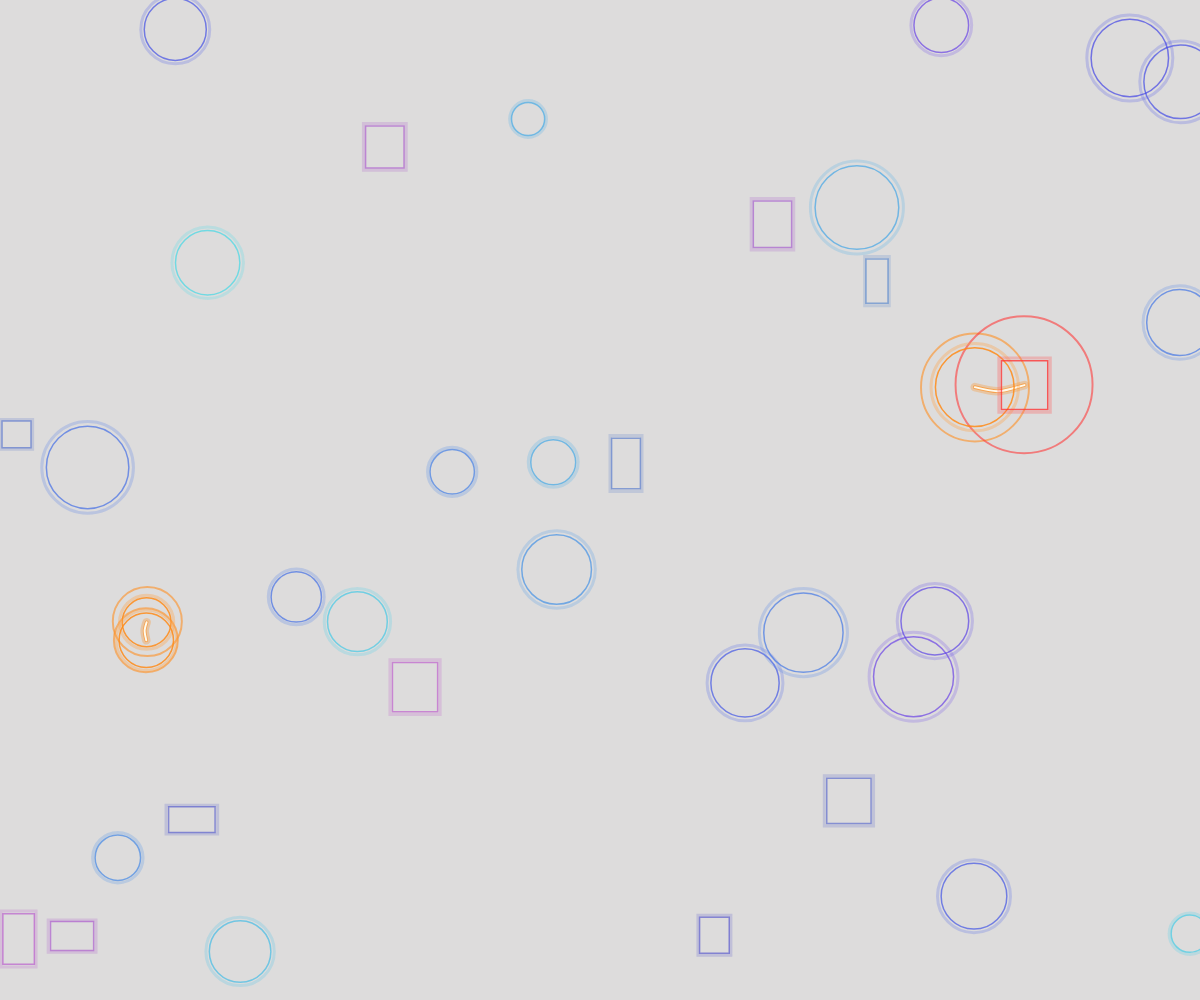
Frame 1 (no input)
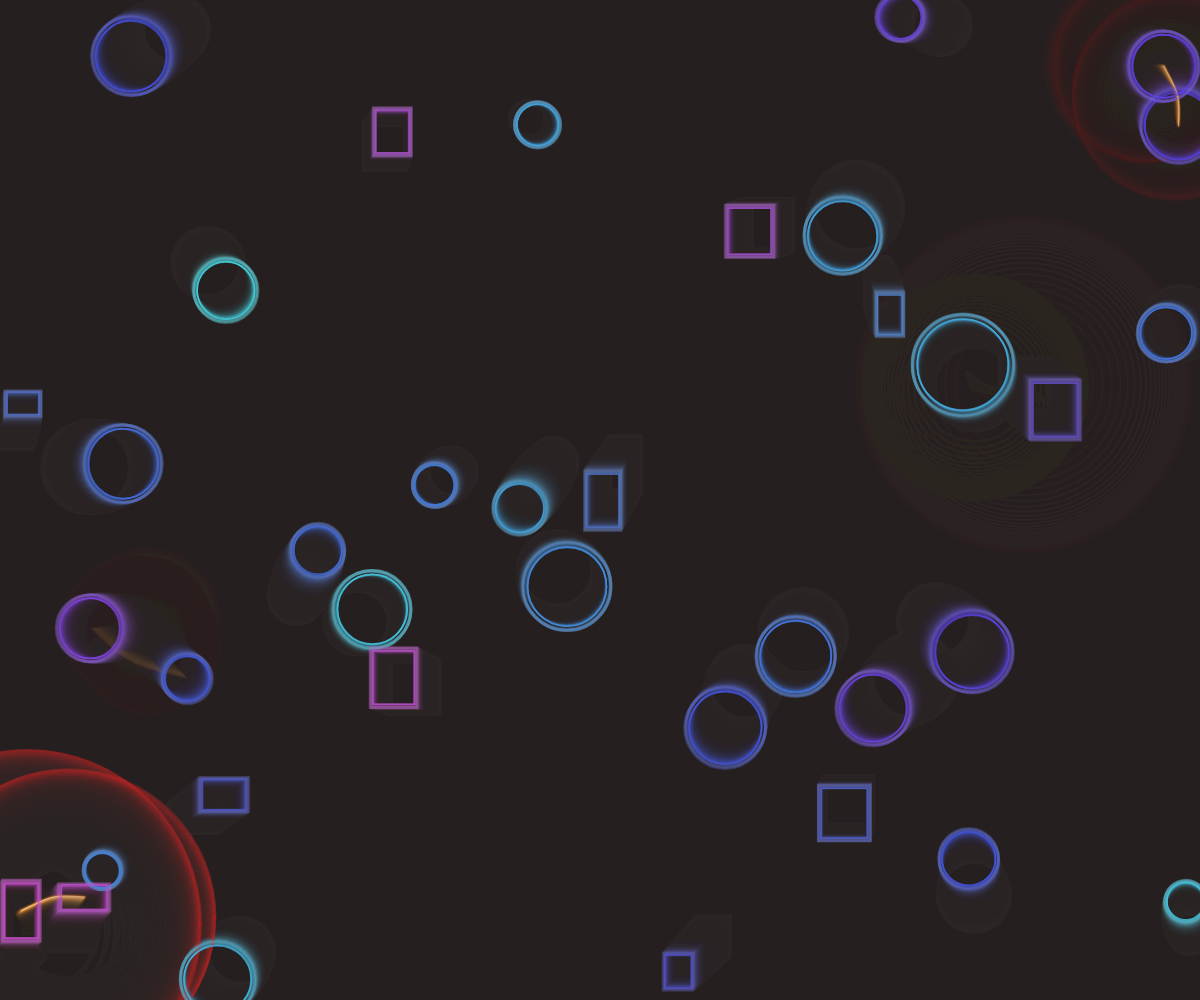
Frame 60 (no input)
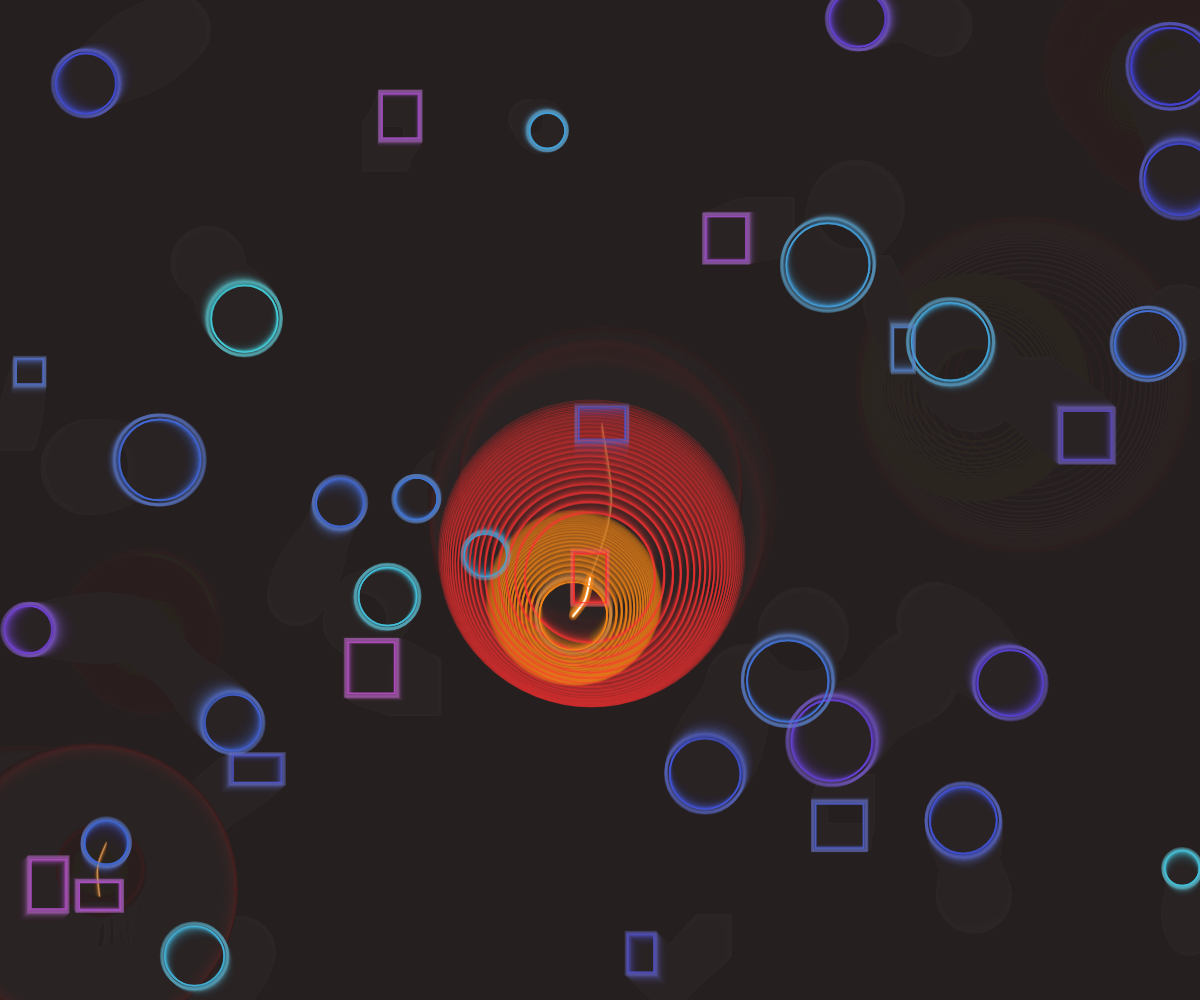
Frame 120 (the mouse pressed at the canvas centre since frame 60)

The p5.js sketch that drew these frames (run headless with seeded random() and noise() and a simulated clock; from frame 60 on, the mouse is pressed at the canvas centre):

// p5.js sketch
// ── sketch.js
// Genuary Day 21: Collision Detection System (Artistic Version)
// Concept: "Ethereal Weave"

let particles = [];
let numParticles = 25;
let boxes = [];
let numBoxes = 12;

let connections = [];
let connectionLifespan = 45; // Slightly longer lifespan for visual effect

let ripples = []; // For collision visual effects

// --- Collision Detection Functions ---
// (Keep the same functions as before)
function checkCircleCircle(c1, c2) { /* ... (same as before) ... */ }
function checkRectRect(r1, r2) { /* ... (same as before) ... */ }
function checkCircleRect(circle, rect) { /* ... (same as before) ... */ }

// Paste the collision functions from the previous version here...
// Circle-Circle Collision
function checkCircleCircle(c1, c2) {
  let dx = c1.x - c2.x;
  let dy = c1.y - c2.y;
  let distanceSq = dx * dx + dy * dy;
  let radiiSum = c1.displayRadius + c2.displayRadius; // Use displayRadius for check
  return distanceSq <= radiiSum * radiiSum;
}

// Rectangle-Rectangle Collision (AABB)
function checkRectRect(r1, r2) {
  let overlapX = abs(r1.x - r2.x) * 2 < (r1.displayW + r2.displayW);
  let overlapY = abs(r1.y - r2.y) * 2 < (r1.displayH + r2.displayH);
  return overlapX && overlapY;
}

// Circle-Rectangle Collision (AABB)
function checkCircleRect(circle, rect) {
  let closestX = constrain(circle.x, rect.x - rect.displayW / 2, rect.x + rect.displayW / 2);
  let closestY = constrain(circle.y, rect.y - rect.displayH / 2, rect.y + rect.displayH / 2);
  let dx = circle.x - closestX;
  let dy = circle.y - closestY;
  let distanceSq = dx * dx + dy * dy;
  return distanceSq < circle.displayRadius * circle.displayRadius; // Use displayRadius
}


// --- Ripple Effect Class ---
class Ripple {
  constructor(x, y, initialRadius, maxRadius, lifespan, col) {
    this.x = x;
    this.y = y;
    this.radius = initialRadius;
    this.maxRadius = maxRadius;
    this.lifespan = lifespan;
    this.initialLifespan = lifespan;
    this.color = col;
  }

  update() {
    this.lifespan--;
    this.radius = lerp(this.radius, this.maxRadius, 0.1); // Smooth expansion
  }

  draw() {
    let alpha = map(this.lifespan, 0, this.initialLifespan, 0, 150); // Fade out
    noFill();
    strokeWeight(map(this.lifespan, 0, this.initialLifespan, 0.5, 2)); // Thin out
    stroke(hue(this.color), saturation(this.color), brightness(this.color), alpha);
    ellipse(this.x, this.y, this.radius * 2);
  }

  isDead() {
    return this.lifespan <= 0;
  }
}


// --- Shape Classes (Modified) ---

class Particle {
  constructor(x, y) {
    this.x = x;
    this.y = y;
    this.baseRadius = random(10, 25);
    this.displayRadius = this.baseRadius; // Radius used for drawing and collision
    this.vx = random(-0.8, 0.8);
    this.vy = random(-0.8, 0.8);
    this.baseColor = color(random(180, 260), 70, 90, 180); // Cool colors HSB+Alpha
    this.collisionColor = color(30, 90, 100, 220); // Warm collision color
    this.currentColor = this.baseColor;
    this.colliding = false;
    this.pulseOffset = random(TWO_PI); // For pulsing animation
  }

  update() {
    this.x += this.vx;
    this.y += this.vy;
    this.checkEdges();

    // Subtle pulse
    let pulse = sin(frameCount * 0.05 + this.pulseOffset) * 2;
    this.displayRadius = this.baseRadius + pulse;

    if (!this.colliding) {
      this.currentColor = lerpColor(this.currentColor, this.baseColor, 0.08);
    }
    this.colliding = false;
  }

  checkEdges() {
    if (this.x < this.displayRadius || this.x > width - this.displayRadius) {
      this.vx *= -1;
      this.x = constrain(this.x, this.displayRadius, width - this.displayRadius);
    }
    if (this.y < this.displayRadius || this.y > height - this.displayRadius) {
      this.vy *= -1;
      this.y = constrain(this.y, this.displayRadius, height - this.displayRadius);
    }
  }

  markColliding() {
    this.colliding = true;
    this.currentColor = this.collisionColor;
    // Add a ripple effect
    ripples.push(new Ripple(this.x, this.y, this.displayRadius, this.displayRadius * 2.5, 30, this.collisionColor));
  }

  draw() {
    let col = this.currentColor;
    noFill();
    // Outer stroke (softer)
    strokeWeight(3);
    stroke(hue(col), saturation(col) * 0.8, brightness(col), alpha(col) * 0.4);
    ellipse(this.x, this.y, this.displayRadius * 2);
    // Inner stroke (brighter)
    strokeWeight(1.5);
    stroke(hue(col), saturation(col), brightness(col), alpha(col));
    ellipse(this.x, this.y, this.displayRadius * 1.8); // Slightly smaller inner ellipse
  }
}

class Box {
 constructor(x, y) {
    this.x = x;
    this.y = y;
    this.baseW = random(25, 60);
    this.baseH = random(25, 60);
    this.displayW = this.baseW; // Use display sizes for collision/drawing
    this.displayH = this.baseH;
    this.vx = random(-0.7, 0.7);
    this.vy = random(-0.7, 0.7);
    this.baseColor = color(random(200, 300), 60, 80, 160); // Cool colors HSB+Alpha
    this.collisionColor = color(0, 80, 100, 200); // Warm collision color
    this.currentColor = this.baseColor;
    this.colliding = false;
    this.pulseOffset = random(TWO_PI);
  }

  update() {
    this.x += this.vx;
    this.y += this.vy;
    this.checkEdges();

    // Subtle pulse
    let pulseW = sin(frameCount * 0.04 + this.pulseOffset) * 3;
    let pulseH = cos(frameCount * 0.045 + this.pulseOffset) * 3; // Slightly different rhythm
    this.displayW = this.baseW + pulseW;
    this.displayH = this.baseH + pulseH;


    if (!this.colliding) {
      this.currentColor = lerpColor(this.currentColor, this.baseColor, 0.08);
    }
    this.colliding = false;
  }

   checkEdges() {
    if (this.x < this.displayW / 2 || this.x > width - this.displayW / 2) {
      this.vx *= -1;
       this.x = constrain(this.x, this.displayW / 2, width - this.displayW / 2);
    }
    if (this.y < this.displayH / 2 || this.y > height - this.displayH / 2) {
      this.vy *= -1;
       this.y = constrain(this.y, this.displayH / 2, height - this.displayH / 2);
    }
  }

 markColliding() {
    this.colliding = true;
    this.currentColor = this.collisionColor;
    // Add a ripple effect
    let rippleSize = max(this.displayW, this.displayH) / 2;
    ripples.push(new Ripple(this.x, this.y, rippleSize, rippleSize * 3, 35, this.collisionColor));
 }

  draw() {
    let col = this.currentColor;
    push(); // Isolate transformations
    translate(this.x, this.y);
    // Rotation can be added here if desired: rotate(angle);
    noFill();
     // Outer stroke
    strokeWeight(3);
    stroke(hue(col), saturation(col) * 0.8, brightness(col), alpha(col) * 0.4);
    rect(0, 0, this.displayW, this.displayH);
    // Inner stroke
    strokeWeight(1.5);
    stroke(hue(col), saturation(col), brightness(col), alpha(col));
    rect(0, 0, this.displayW * 0.9, this.displayH * 0.9); // Slightly smaller inner rect
    pop();
  }
}

// --- p5.js Functions ---

function setup() {
  createCanvas(windowWidth, windowHeight);
  colorMode(HSB, 360, 100, 100, 255);
  rectMode(CENTER);
  ellipseMode(RADIUS); // Still using radius internally

  // Create initial particles & boxes
  for (let i = 0; i < numParticles; i++) {
    particles.push(new Particle(random(width), random(height)));
  }
   for (let i = 0; i < numBoxes; i++) {
    boxes.push(new Box(random(width), random(height)));
  }
}

function draw() {
  // Background with trace effect
  background(10, 5, 15, 40); // Very dark blue/purple, low alpha for trails

  let allShapes = [...particles, ...boxes];

  // 1. Collision Detection Phase
  for (let i = 0; i < allShapes.length; i++) {
    for (let j = i + 1; j < allShapes.length; j++) {
      let shapeA = allShapes[i];
      let shapeB = allShapes[j];
      let hit = false;

      // Determine shape types and call appropriate check
      if (shapeA instanceof Particle && shapeB instanceof Particle) {
        hit = checkCircleCircle(shapeA, shapeB);
      } else if (shapeA instanceof Box && shapeB instanceof Box) {
        hit = checkRectRect(shapeA, shapeB);
      } else { // Circle vs Rect
        let circle = (shapeA instanceof Particle) ? shapeA : shapeB;
        let rect = (shapeA instanceof Box) ? shapeA : shapeB;
        hit = checkCircleRect(circle, rect);
      }

      if (hit) {
        shapeA.markColliding();
        shapeB.markColliding();

        // Add/refresh connection
        let exists = connections.some(conn =>
          (conn.obj1 === shapeA && conn.obj2 === shapeB) ||
          (conn.obj1 === shapeB && conn.obj2 === shapeA)
        );
        if (!exists) {
          connections.push({ obj1: shapeA, obj2: shapeB, lifespan: connectionLifespan });
        } else {
           let existingConn = connections.find(conn =>
             (conn.obj1 === shapeA && conn.obj2 === shapeB) ||
             (conn.obj1 === shapeB && conn.obj2 === shapeA)
           );
           if (existingConn) existingConn.lifespan = connectionLifespan;
        }
        // Basic impulse reaction (optional, can make it jittery)
        simpleImpulse(shapeA, shapeB);
      }
    }
  }

  // 2. Update Phase (Shapes and Effects)
  allShapes.forEach(shape => shape.update());
  for (let i = ripples.length - 1; i >= 0; i--) {
    ripples[i].update();
    if (ripples[i].isDead()) {
      ripples.splice(i, 1);
    }
  }
  for (let i = connections.length - 1; i >= 0; i--) {
     connections[i].lifespan--;
     if (connections[i].lifespan <= 0) {
       connections.splice(i, 1);
     }
   }


  // 3. Draw Phase
  // Draw connections (curved and glowing)
  noFill();
  for (let conn of connections) {
    let alpha = map(conn.lifespan, 0, connectionLifespan, 0, 255);
    let baseWeight = map(conn.lifespan, 0, connectionLifespan, 0.5, 2.5); // Taper thickness

    let x1 = conn.obj1.x;
    let y1 = conn.obj1.y;
    let x2 = conn.obj2.x;
    let y2 = conn.obj2.y;

    // Calculate midpoint and perpendicular offset for bezier control points
    let midX = (x1 + x2) / 2;
    let midY = (y1 + y2) / 2;
    let dx = x2 - x1;
    let dy = y2 - y1;
    let dist = sqrt(dx*dx + dy*dy);
    let offsetX = -dy * 0.15; // Adjust multiplier for curve intensity
    let offsetY = dx * 0.15;

    let ctrlX1 = midX + offsetX;
    let ctrlY1 = midY + offsetY;
    // For symmetry, could use midX - offsetX, midY - offsetY for ctrl2, but using one adds flow
     let ctrlX2 = midX + offsetX * 0.8; // Slightly different control point
     let ctrlY2 = midY + offsetY * 0.8;


    // Draw glow effect (multiple strokes)
    strokeWeight(baseWeight * 3.5); // Wider, dimmer halo
    stroke(30, 90, 100, alpha * 0.3); // Warm color, low alpha
    bezier(x1, y1, ctrlX1, ctrlY1, ctrlX2, ctrlY2, x2, y2);

    strokeWeight(baseWeight * 1.5); // Medium core
    stroke(30, 90, 100, alpha * 0.6);
    bezier(x1, y1, ctrlX1, ctrlY1, ctrlX2, ctrlY2, x2, y2);

    strokeWeight(baseWeight * 0.8); // Brightest thin core
    stroke(50, 5, 100, alpha); // Almost white core
     bezier(x1, y1, ctrlX1, ctrlY1, ctrlX2, ctrlY2, x2, y2);
  }


  // Draw ripples
  ripples.forEach(ripple => ripple.draw());

  // Draw shapes (on top of connections and ripples)
  allShapes.forEach(shape => shape.draw());

}

// Optional: Add shapes on mouse click
function mousePressed() {
    if (random() > 0.5) {
        particles.push(new Particle(mouseX, mouseY));
    } else {
         boxes.push(new Box(mouseX, mouseY));
    }
}

function windowResized() {
  resizeCanvas(windowWidth, windowHeight);
}

// --- Helper for basic impulse (Optional) ---
function simpleImpulse(objA, objB) {
    let dx = objB.x - objA.x;
    let dy = objB.y - objA.y;
    let distSq = dx*dx + dy*dy;
    if (distSq === 0) return; // Avoid division by zero if perfectly overlapped

    let dist = sqrt(distSq);
    let normalX = dx / dist;
    let normalY = dy / dist;

    // Minimal push apart - adjust strength (0.05 is very gentle)
    let pushStrength = 0.05;
    objA.vx -= normalX * pushStrength;
    objA.vy -= normalY * pushStrength;
    objB.vx += normalX * pushStrength;
    objB.vy += normalY * pushStrength;
}
